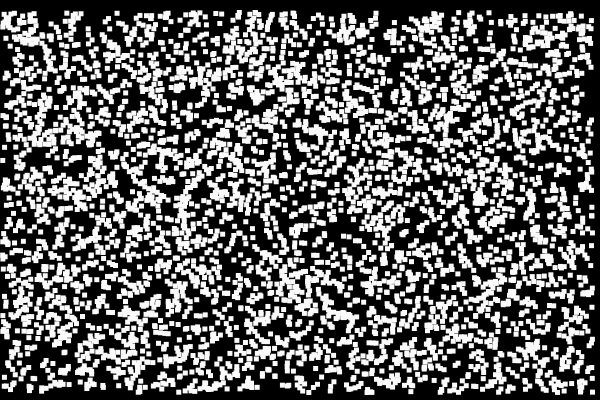
Frame 1 (no input)
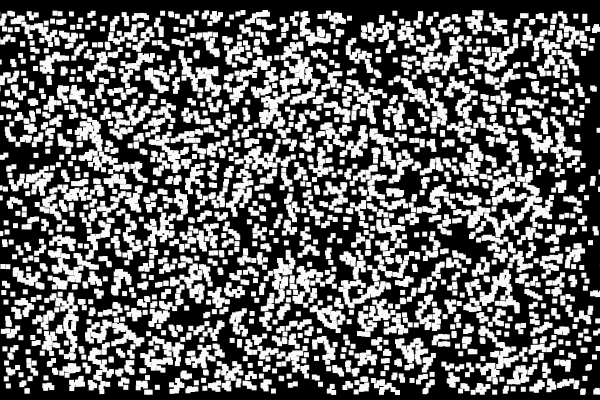
Frame 60 (no input)
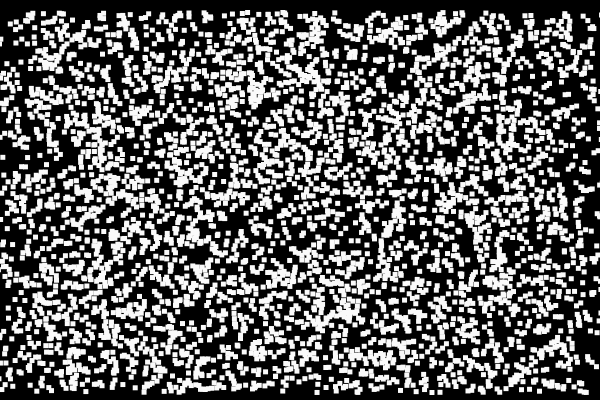
Frame 120 (the mouse pressed at the canvas centre since frame 60)

The p5.js sketch that drew these frames (run headless with seeded random() and noise() and a simulated clock; from frame 60 on, the mouse is pressed at the canvas centre):

// p5.js sketch
// ── sketch.js
var dotpit = [];

setup = function () {
  createCanvas(600, 400);
  iterateWithForLoop(5000);
};

draw = function () {
  background(0);

  dotpit.forEach(function updateAndDisplay(Static) {
    Static.display();
    Static.update();
  });
};

var iterateWithForLoop = function (numberOfStatic) {
  for (var i = 0; i < numberOfStatic; ++i) {
    dotpit.push (new Static (random(0, width-10), random(10, height - 10)));
    //updateAndDisplay(array[i]);
  }
};

// ── array-sketch.js
var bubblepit = [];

var updateAndDisplay = function(bubble) {
  bubble.update();
  bubble.display();
};

setup = function() {
  createCanvas(600, 400);
};

draw = function () {
  background(100);
  //iterateFunctionally(ballpit);
  //iterateWithWhileLoop(ballpit);
  iterateWithForLoop(bubblepit);
  if (mouseIsPressed) bubblepit.push(new Bubble(mouseX, mouseY));
};

var iterateFunctionally = function (array) {
  array.forEach(updateAndDisplay);
};

var iterateWithWhileLoop = function (array) {
  var index = 0;
  while (index < array.length) {
    updateAndDisplay(array[index]);
    ++index;
  }
};

var iterateWithForLoop = function (array) {
  for (var index = 0; index < array.length; ++index) {
    updateAndDisplay(array[index]);
  }
};

// ── bubble.js
var Bubble = function (x, y) {
  this.x = x;
  this.y = y;
};

Bubble.prototype = {

  radius: 10,

  update: function() {
    this.x += random(-1, 1);
    this.y += random(0, -2);

  },

  display: function () {
    noStroke();
    fill(102, 217, 255, 100);
    ellipse(this.x, this.y, this.radius * 2, this.radius * 2);
  }

};

// ── static.js
var Static = function (x, y) {
  this.x = x;
  this.y = y;
};

Static.prototype = {

  radius: 5,

  update: function() {
      this.x += random(-5, 5);
      //this.y += 1;
    //if (this.y - this.radius <= 0) this.y = this.radius + random(0, 2);
  },

  display: function () {
    noStroke();
    fill(250);
    rect(this.x, this.y, this.radius, this.radius);
  }

};
